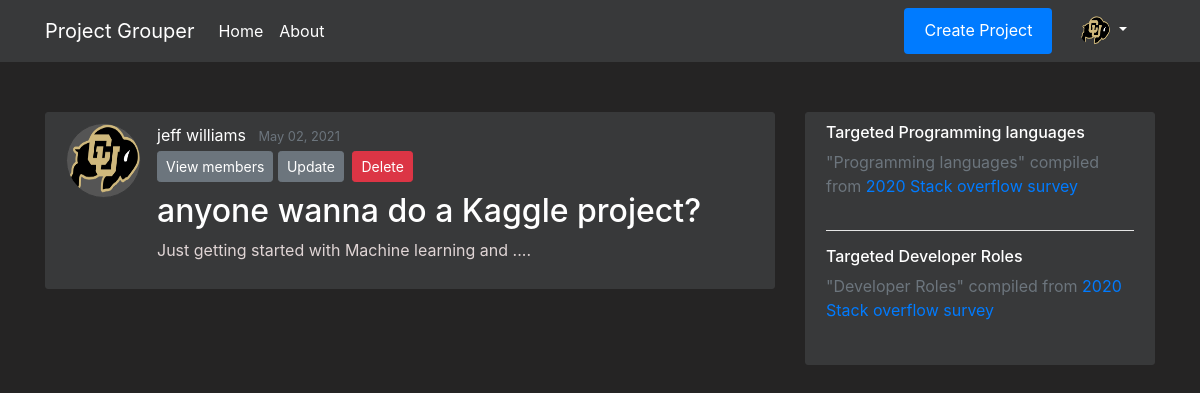
/projects/4 (signed in), run on the app's committed database.
### flaskapp/models.py (models this page shows, shortened)
class Users(db.Model, UserMixin):
    __tablename__ = 'user'
    id = db.Column(db.Integer, primary_key=True, nullable=False)
    first_name = db.Column(db.String(20), nullable=False)
    last_name = db.Column(db.String(20), nullable=False)
    email = db.Column(db.String(50), unique=True, nullable=False)
    password = db.Column(db.String(20), nullable=False)
    profile_image = db.Column(db.String(20), nullable=False, default="Portrait_Placeholder.png")
    date_joined = db.Column(db.DateTime, nullable=False, default=datetime.utcnow)
    is_moderator = db.Column(db.Boolean, default=False, nullable=False)
    languages = db.relationship('Languages', secondary=UserLanguages, lazy='subquery', backref="get_users")
    careers = db.relationship('Careers', secondary=UserCareers, lazy='subquery', backref="get_users")

class Projects(db.Model):
    __tablename__ = 'project'
    id = db.Column(db.Integer, primary_key=True, nullable=False)
    name = db.Column(db.String(250), unique=True, nullable=False)
    desc = db.Column(db.String(500), unique=False, nullable=False)
    creation_timestamp = db.Column(db.DateTime, nullable=False, default=datetime.utcnow)
    start_date = db.Column(db.DateTime, nullable=True, default=datetime.utcnow)
    target_end_date = db.Column(db.DateTime, nullable=True, default=datetime.utcnow)
    owner_id = db.Column(db.Integer, db.ForeignKey('user.id'), nullable=False, default=1)
    owner = db.relationship("Users", foreign_keys=owner_id, backref="owned_projects", uselist=False)
    members = db.relationship('Users', secondary=UserProjects, lazy='subquery', backref="get_projects")
    languages = db.relationship('Languages', secondary=ProjectLanguages, lazy='subquery', backref="get_projects")
    careers = db.relationship('Careers', secondary=ProjectCareers, lazy='subquery', backref="get_projects")

### flaskapp/projects/routes.py (the view)
@projects.route("/projects/<int:project_id>")
def project(project_id):
    current_project = Projects.query.get_or_404(project_id)
    return render_template('project.html', title=current_project.name, current_project=current_project)

### flaskapp/models.py (called while the page is built)
@login_manager.user_loader
def load_user(user_id):
    return Users.query.get(int(user_id))

### flaskapp/templates/project.html (shortened to what this page needs)
{% extends "layout.html" %}
{% block content %}
    <article class="media content-section">
        <img class="rounded-circle article-img" src="{{ url_for('static', filename='profile_pics/' + current_project.owner.profile_image) }}">
        <div class="media-body">
            <div class="article-metadata">
                <a class="mr-2" href="#">{{ current_project.owner.first_name }} {{ current_project.owner.last_name }}</a>
                <small class="text-muted">{{ current_project.creation_timestamp.strftime('%B %d, %Y') }}</small>
                <div>
                    <button type="button" class="btn btn-secondary btn-sm mt-1 mb-1" data-toggle="modal" data-target="#viewProjectMembers">View members</button>
                {% if current_project.owner == current_user %}
                    <a class="btn btn-secondary btn-sm mt-1 mb-1" href="{{ url_for('projects.update_project', project_id=current_project.id) }}">Update</a>
                    <button type="button" class="btn btn-danger btn-sm m-1" data-toggle="modal" data-target="#deleteModal">Delete</button>
                {% endif %}
                </div>
            </div>
            <h2 class="article-title ">{{ current_project.name }}</h2>
            <p class="article-content">{{ current_project.desc }}</p>
        </div>
    </article>
        <body class=dark>
            </body>
        <body class=dark>
            </body>
{% endblock content %}
{% block sidebar %}
<div class="col-md-4">
    <div class="content-section">
      <h6>Targeted Programming languages</h6>
      <p class='text-muted'> "Programming languages" compiled from <a href="https://insights.stackoverflow.com/survey/2019#technology">2020 Stack overflow survey </a>
      </p>
      <hr color="white">
      <h6>Targeted Developer Roles</h6>
      <p class='text-muted'> "Developer Roles" compiled from <a href="https://insights.stackoverflow.com/survey/2020#developer-profile-developer-type-all-respondents">2020 Stack overflow survey </a>
      </p>
    </div>
</div>
{% endblock sidebar %}

### flaskapp/templates/layout.html (shortened to what this page needs)
<!DOCTYPE html>
<html lang="en">
<head>
    <link rel="stylesheet" href="https://maxcdn.bootstrapcdn.com/bootstrap/4.0.0/css/bootstrap.min.css">
    <link rel="stylesheet" type="text/css" href="{{ url_for('static', filename='/main.css') }}">
</head>
<body>
    <header class="site-header">
        <nav class="navbar navbar-expand-md navbar-dark bg-steel fixed-top">
            <div class="container">
                <a class="navbar-brand" href="/"> Project Grouper </a>
                <div class="collapse navbar-collapse" id="navbarToggle">
                    <div class="navbar-nav mr-auto">
                        <a class="nav-item nav-link" href="{{ url_for('main.home') }}">Home</a>
                        <a class="nav-item nav-link" href="{{ url_for('main.about') }}">About</a>
                    </div>
                    <div class="navbar-nav">
                        {% if current_user.is_authenticated %}
                            <a class="btn btn-primary btn-sml" href="{{ url_for('projects.new_project') }}">Create Project</a>
                            <li class="nav-item dropdown">
                                <a class="nav-link dropdown-toggle" href="#" id="navbarDropdownMenuLink" role="button" data-toggle="dropdown" aria-haspopup="true" aria-expanded="false">
                                    <img src="{{ url_for('static', filename='profile_pics/' + current_user.profile_image) }}" width="30" height="30" class="rounded-circle">
                                </a>
                        {% else %}
                            <a class="nav-item nav-link" href="{{ url_for('users.login') }}">Login</a>
                            <a class="nav-item nav-link" href="{{ url_for('users.register') }}">Register</a>
                        {% endif %}
                    </div>
                </div>
            </div>
        </nav>
    </header>
    <main role="main" class="container">
      <div class="row">
        <div class="col-md-8">
          {% block content %}
          {% endblock %}
        </div>
        {% block sidebar %}
        {% endblock %}
      </div>
    </main>
</body>
</html>

### flaskapp/static/main.css (style rules this page uses)
.btn-primary { border: none; color: #ffffff; padding: 10px 20px; cursor: pointer; }
.navbar-nav > li { padding-left:20px; padding-right:20px; }
body { background: #252424; color: #e0d5d5; margin-top: 7rem; }
h1, h2, h3, h4, h5, h6 { color: #ffffff; }
.mr-2 { color: #ffffff; }
.bg-steel { background-color: #38393a; }
.site-header .navbar-nav .nav-link { color: #ffffff; }
.content-section { background: #38393a; padding: 10px 20px; border: 1px solid #38393a; border-radius: 3px; margin-bottom: 20px; }
.article-title { color: #ffffff; }
.article-content { white-space: pre-line; }
.article-img { height: 75px; width: 75px; margin-right: 16px; border: 1px solid #38393a; background:#555555; }
.article-metadata { padding-bottom: 1px; margin-bottom: 4px; border-bottom: 1px solid #38393a; }

### data on the page
Users: profile_image (picture), owner.first_name "jeff", owner.last_name "williams"
Projects: creation_timestamp "May 02, 2021", name "anyone wanna do a Kaggle project?", desc "Just getting started with Machine learning and ...."
